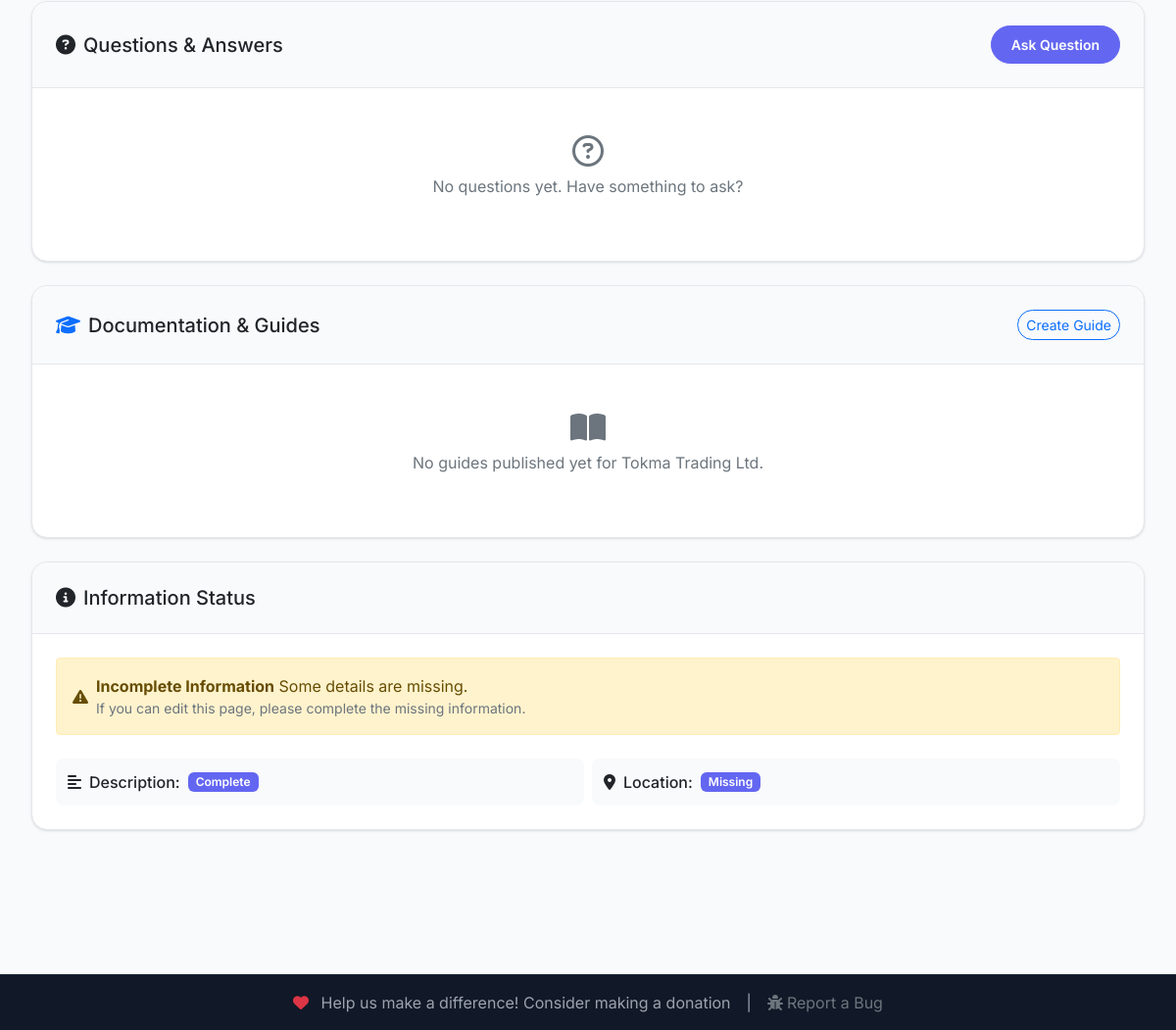
The page /Business/public/detail/4 (lower part) on the database as committed earlier.
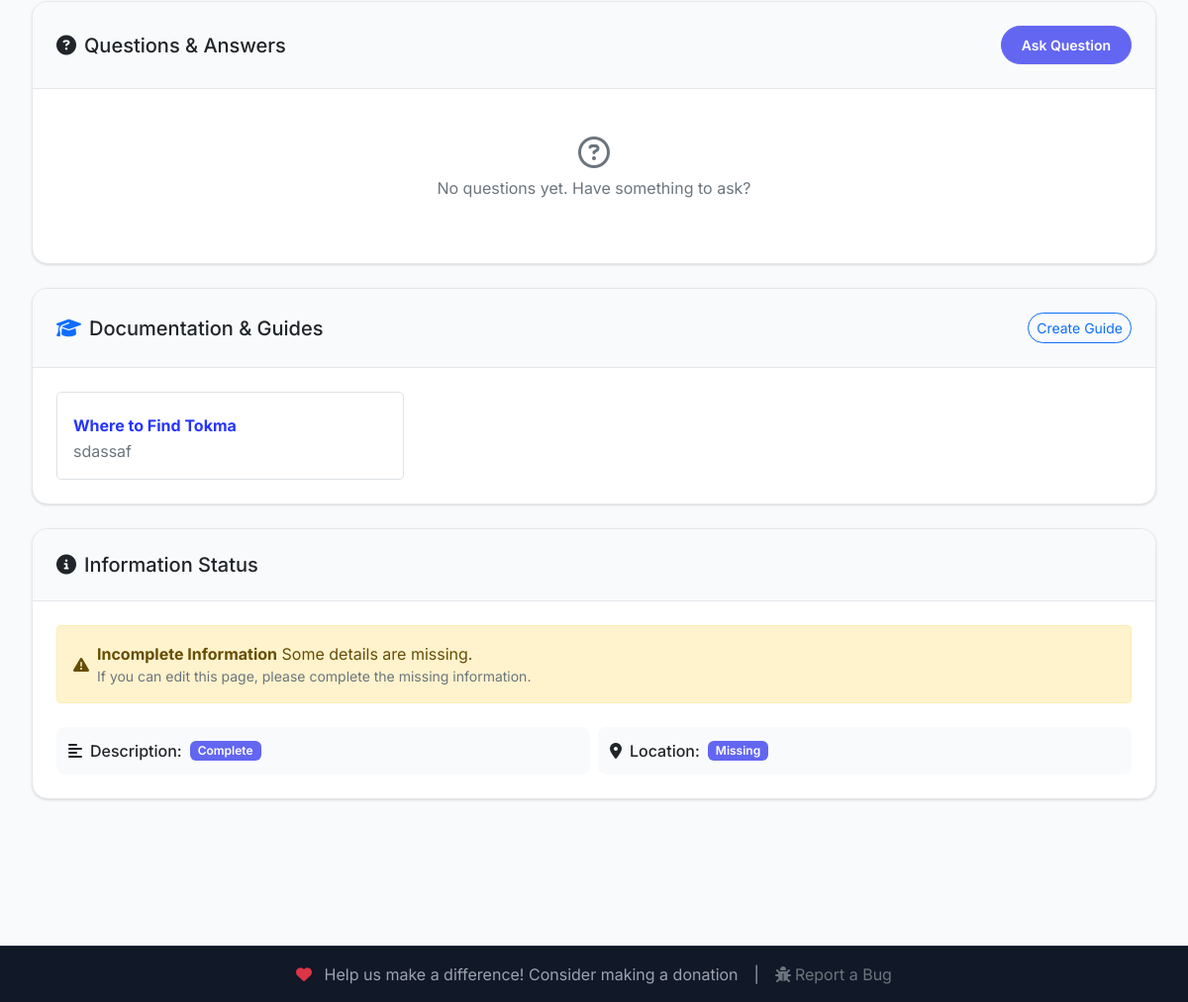
The same page on the database as committed later.
### Business/models.py (models this page shows, shortened)
class Business(models.Model):
    name = models.CharField(max_length=100)
    description = models.TextField(max_length=300, blank=True)
    location_description = models.CharField(max_length=200, blank=True, help_text="Verbose description of the business location")
    location = models.ForeignKey(Location, on_delete=models.SET_NULL, null=True, blank=True, help_text="GPS coordinates and address")
    image = models.ImageField(upload_to=get_image_filename,null=True,blank=True)
    author = models.ForeignKey(User,on_delete=models.SET_NULL,null=True)
    date_created = models.DateTimeField(auto_now_add=True)
    date_updated = models.DateTimeField(auto_now=True)
    is_public = models.BooleanField(default=True)
    def has_gps_location(self):
        return self.location is not None and self.location.latitude is not None and self.location.longitude is not None

### HowTo/models.py (models this page shows, shortened)
class HowTo(models.Model):
    title = models.CharField(max_length=255)
    description = models.TextField(blank=True, help_text="A brief overview of what this process covers")
    business = models.ForeignKey(Business, on_delete=models.CASCADE, related_name='how_tos', null=True, blank=True)
    product = models.ForeignKey(Product, on_delete=models.CASCADE, related_name='how_tos', null=True, blank=True)
    origin_question = models.ForeignKey(Question, on_delete=models.SET_NULL, null=True, blank=True, related_name='how_tos')
    author = models.ForeignKey(User, on_delete=models.CASCADE, related_name='how_tos_created')
    last_editor = models.ForeignKey(User, on_delete=models.SET_NULL, null=True, blank=True, related_name='how_tos_edited')
    is_official = models.BooleanField(default=False, help_text="Marked by business owner as official documentation")
    is_public = models.BooleanField(default=True)
    created_at = models.DateTimeField(auto_now_add=True)
    updated_at = models.DateTimeField(auto_now=True)
    views_count = models.PositiveIntegerField(default=0)
    version = models.PositiveIntegerField(default=1)
    class Meta:
        ordering = ['-is_official', '-created_at']
        verbose_name = "How To"
        verbose_name_plural = "How To's"

### Business/views.py (the view)
# urls.py: path('Business/public/detail/<int:bus_id>',views.BusinessDetailView, name='detail'),
def BusinessDetailView(request,bus_id):
    business = Business.objects.get(id=bus_id)
    products = business.product_set.all()
    return render(request,'Business/BusinessDetail.html',{'business':business,'products':products})

### Business/templates/Business/BusinessDetail.html (shortened to what the changed rows need)
{% extends 'Home/base.html' %}
{% load thumbnail %}
{% load static %}
{% load humanize %}
{% block content %}
<div class="bento-container">
  <div class="bento-grid">
    <div class="bento-card" style="grid-column: span 12;">
      <div class="bento-card-body">
        {% if business.how_tos.exists %}
          <div class="row g-3">
            {% for guide in business.how_tos.all|slice:":10" %}
              <div class="col-md-4">
                <div class="card h-100 border shadow-none hover-shadow transition-all rounded-3 guide-card">
                  <div class="card-body p-3">
                    <h6 class="fw-bold mb-1">{{ guide.title }}</h6>
                    <p class="text-muted extra-small mb-0">{{ guide.description|truncatechars:60 }}</p>
                  </div>
                </div>
              </div>
            {% endfor %}
          </div>
        {% else %}
          <div class="text-center py-4 text-muted">
             <i class="fas fa-book-open fa-2x mb-2 opacity-50"></i>
             <p>No guides published yet for {{ business.name }}.</p>
          </div>
        {% endif %}
      </div>
    </div>
  </div>
</div>
{% endblock %}

Rows that differ between the two databases and show on the page:
no longer on this page (row unchanged): Business: name "Tokma Trading Ltd"
added HowTo: title "Where to Find Tokma", description "sdassaf"
Other text that changed with them:
text no longer shown: "No guides published yet for ."
